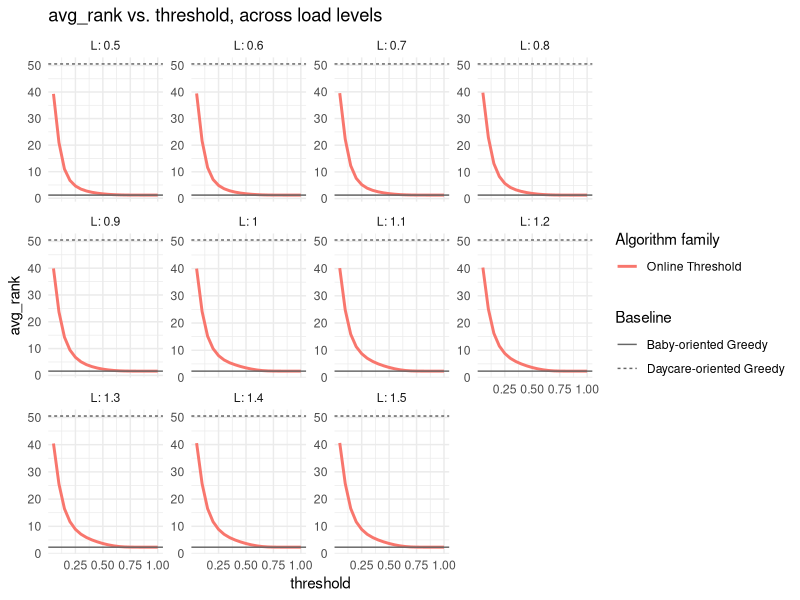
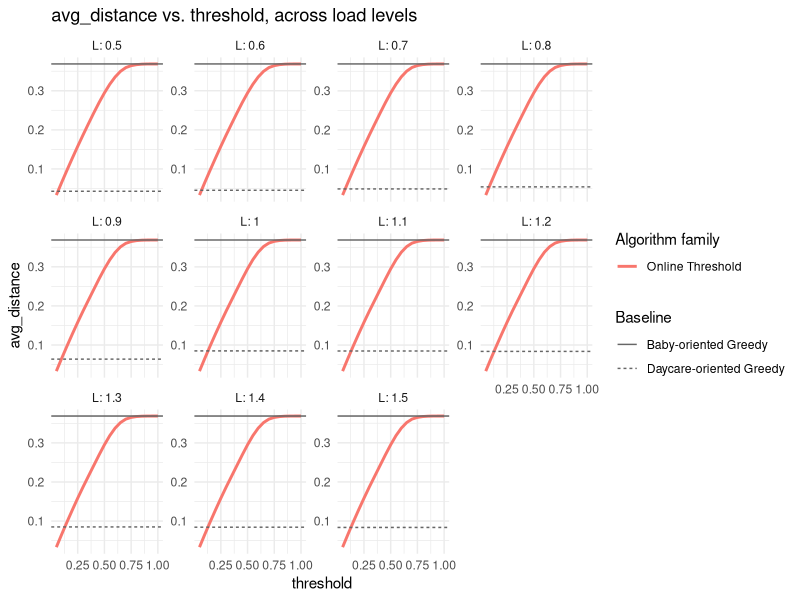
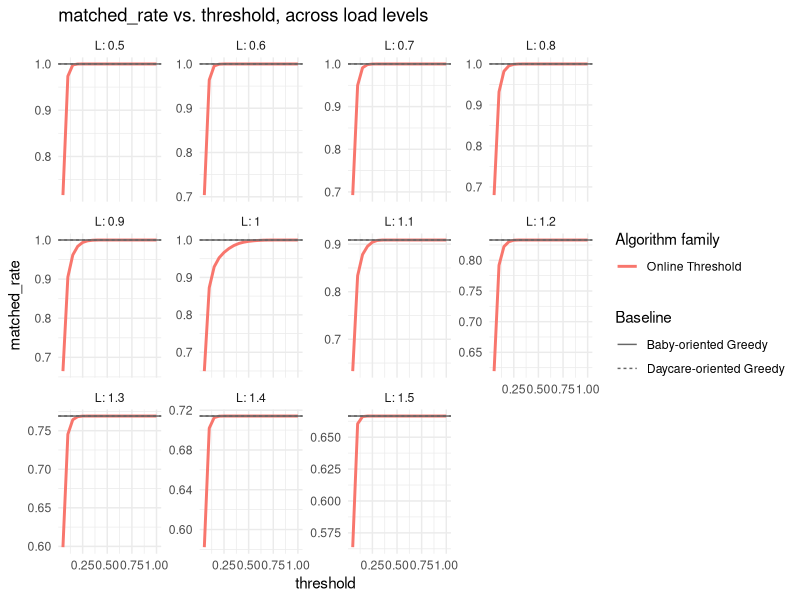
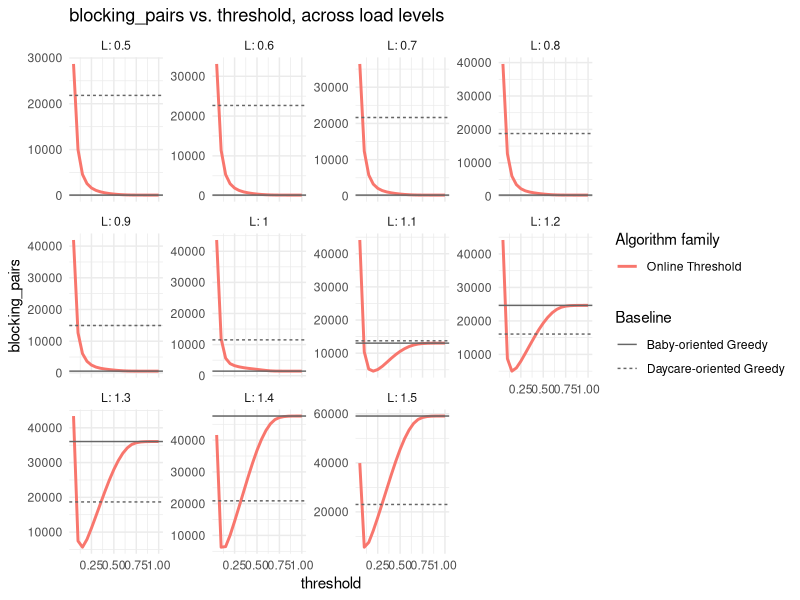
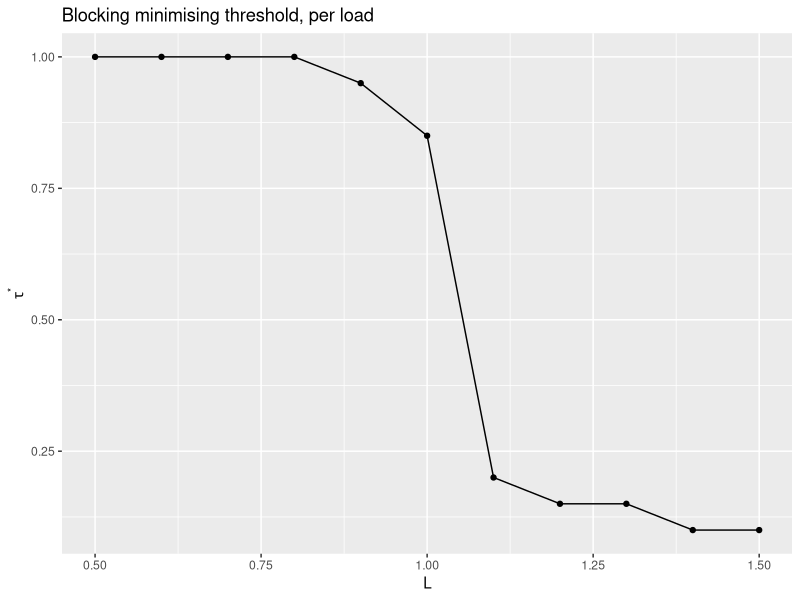
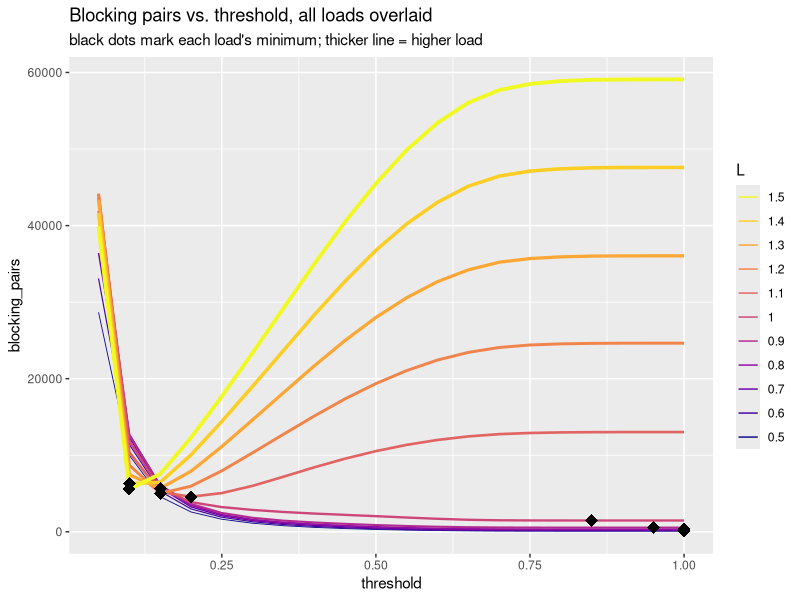
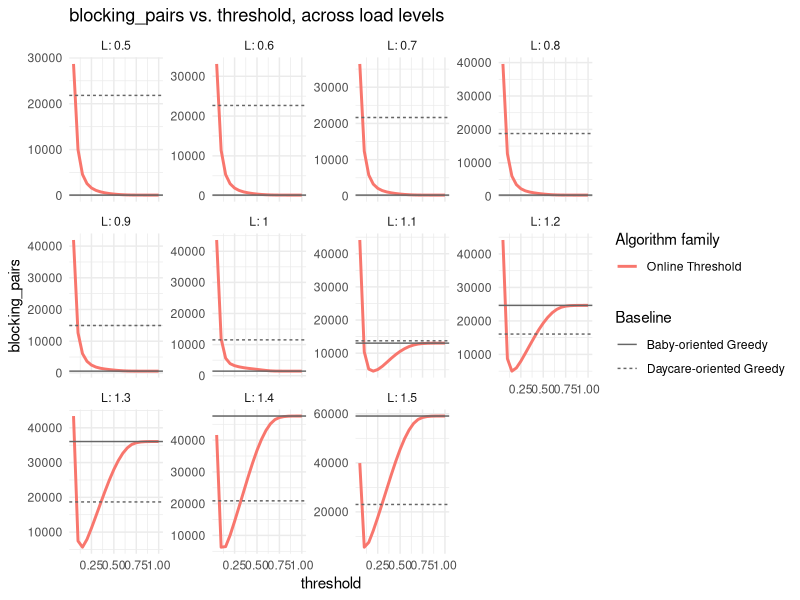
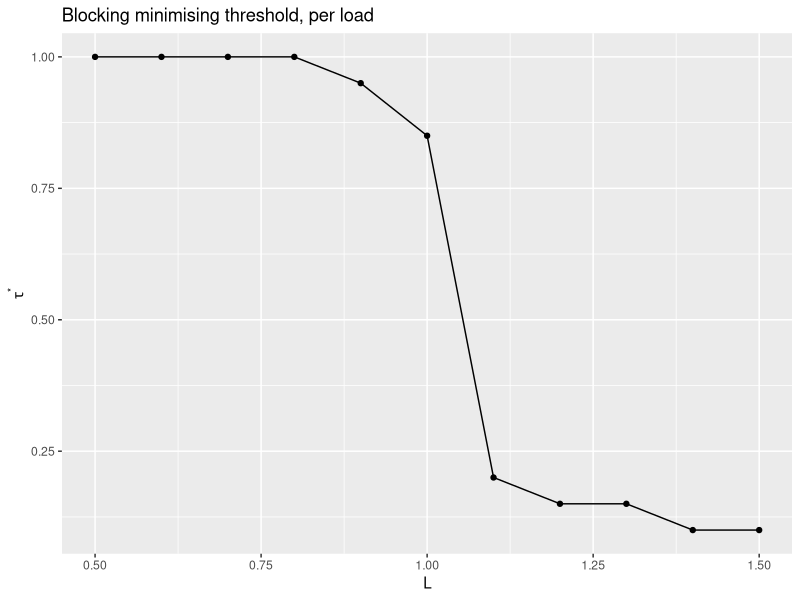

The R source for these figures, in order:
## ---- chunk 1
knitr::opts_chunk$set(echo = TRUE)
## ---- chunk 2
library(tidyverse)
library(ggplot2)
library(patchwork)

## ---- chunk 3
plot_metric_vs_threshold <- function(metric, loads_to_show = c(0.5, 0.6, 0.7, 0.8, 0.9, 1.0, 1.1, 1.2, 1.3, 1.4, 1.5)) {
  sub <- threshold_algosr2 %>% filter(L %in% loads_to_show)
  base_sub <- baselinesr2 %>% filter(L %in% loads_to_show)
 
  ggplot(sub, aes(threshold, .data[[metric]], color = family)) +
    geom_line(linewidth = 1) +
    geom_hline(data = base_sub, aes(yintercept = .data[[metric]], linetype = algorithm),
               color = "grey40") +
    facet_wrap(~ L, scales = "free_y", labeller = label_both) +
    labs(title = paste(metric, "vs. threshold, across load levels"),
         linetype = "Baseline", color = "Algorithm family") +
    theme_minimal()
}

## ---- chunk 4
r2 <- read_csv("results_lowq_rand_basic_1000.csv") %>%
  mutate(
    family = case_when(
      str_detect(algorithm, "^Online Threshold")   ~ "Online Threshold",
      TRUE ~ algorithm   # the two baselines keep their own name
    ),
    threshold = as.numeric(str_extract(algorithm, "[0-9.]+$"))
  )

baselinesr2 <- r2 %>% filter(is.na(threshold))
threshold_algosr2 <- r2 %>% filter(!is.na(threshold))

## ---- chunk 5
plot_metric_vs_threshold("avg_rank")

plot_metric_vs_threshold("avg_distance")

plot_metric_vs_threshold("matched_rate")

plot_metric_vs_threshold("blocking_pairs")
ggsave("plot_block_random_n1000_q1q25.png", width = 12, height = 7, dpi = 150)

## ---- chunk 6
optimal_per_load <- threshold_algosr2 %>%
  group_by(L) %>%
  slice_min(blocking_pairs, n = 1, with_ties = FALSE) %>%
  select(L, threshold, blocking_pairs, matched_rate)

optimal_per_load

ggplot(optimal_per_load, aes(L, threshold)) +
  geom_line() + geom_point() +
  labs(title = "Blocking minimising threshold, per load",
       y = expression(tau^"*"))
ggsave("plot_block_min_per_load.png", width = 12, height = 7, dpi = 150)

## ---- chunk 7
ggplot(threshold_algosr2, aes(threshold, blocking_pairs, color = factor(L), group = L, linewidth = L)) +
  geom_line() +
  geom_point(data = optimal_per_load, aes(threshold, blocking_pairs),
             color = "black", size = 4, shape = 18) +
  scale_color_viridis_d(option = "C") +
  scale_linewidth(range = c(0.3: 1.5)) +     # thin for low L, thick for high L
  guides(linewidth = "none", col=guide_legend(reverse=TRUE)) +               
  labs(title = "Blocking pairs vs. threshold, all loads overlaid",
       subtitle = "black dots mark each load's minimum; thicker line = higher load",
       color = "L")

ggsave("plot_block_min_per_load_comparison.png", width = 12, height = 7, dpi = 150)
